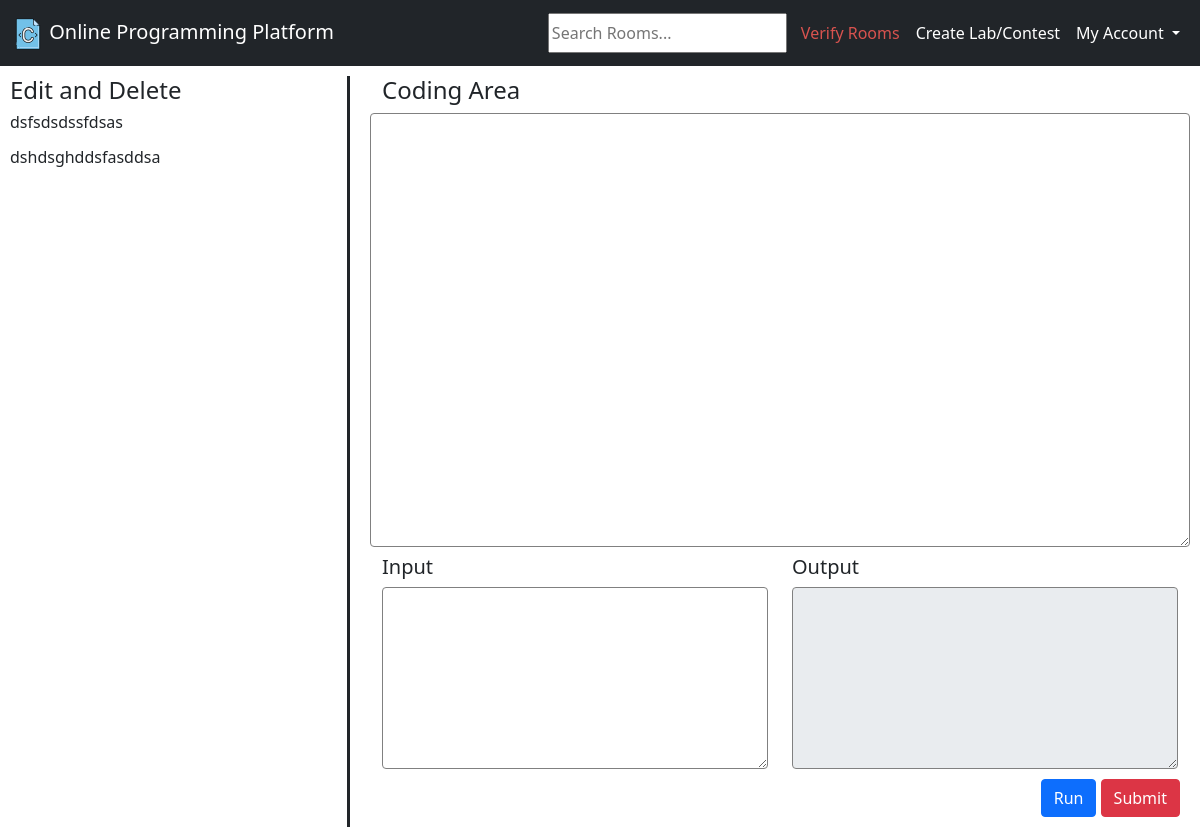
/room/4/22/ (signed in), run on an earlier commit of the app's database.
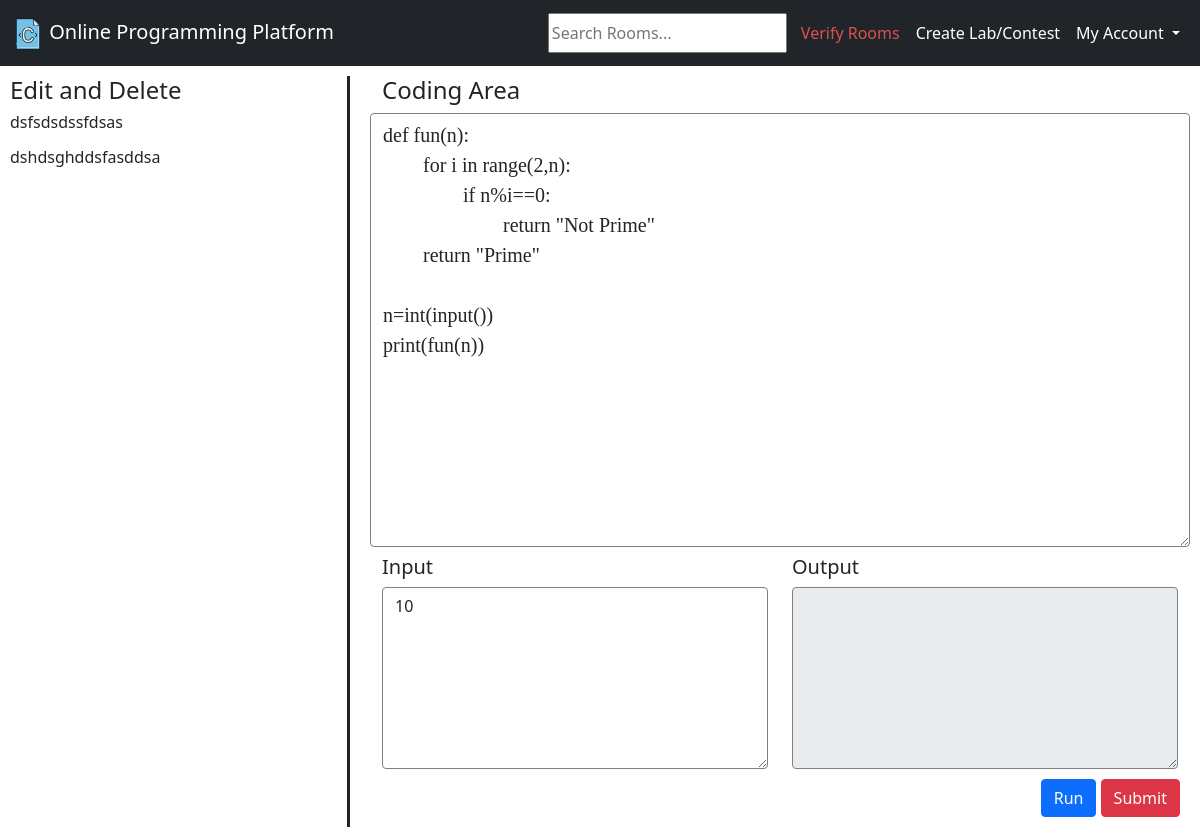
And on a later commit of the database.
### base/models.py (models this page shows, shortened)
class Solution(models.Model):
    code = models.TextField()
    user = models.ForeignKey(User, on_delete=models.SET_NULL, null=True)
    question = models.ForeignKey(Question, on_delete=models.CASCADE)
    room = models.ForeignKey(Room, on_delete=models.CASCADE)
    input = models.TextField(null=True)
    updated = models.DateTimeField(auto_now=True)
    created = models.DateTimeField(auto_now_add=True)

### compiler/views.py (the view)
# urls.py: path('room/<str:pk>/<str:pk2>/', views.question, name="question"),
def question(request, pk, pk2):
    question = Question.objects.get(id=pk2)
    submitFlag = True
    room = Room.objects.get(id=pk)
    username = request.user.get_username()
    user = User.objects.get(username=username)
    solution = Solution.objects.filter(room=room, question=question, user=user)
    sol = solution.last()
    if sol:
        code = sol.code
        input = sol.input
    else:
        code = ""
        input = ""
    output = ""
    context = {'question': question, "code": code, "input": input, "output": output, 'submitFlag': submitFlag}
    return render(request, "question.html", context)

### templates/question.html (shortened to what this page needs)
{% extends 'main.html' %}
{% block content %}
<div class="question-compiler-container">
    <div class="question-container">
        <h4>{{question.question_title}}</h4>
        <h6>{{question.question_full|linebreaks}}</h6>
        <h6>{{question.sample_test_case|linebreaks}}</h6>
    </div>
    <div class="compiler-container">
        <form method="post" action="run">
            <div class="container">
                <div class="row">
                    <div class="col">
                        <label for=""><h4>Coding Area</h4></label>
                    </div>
                    <textarea class="form-control" rows="14" name="code" id="code" style="border:1px solid grey;
                font-family: 'Lucida Console'; font-size: 20px; "
                              onkeydown="if(event.keyCode===9){var v=this.value,s=this.selectionStart,
                          e=this.selectionEnd;this.value=v.substring(0, s)+'\t'+v.substring(e);this.selectionStart=
                          this.selectionEnd=s+1;return false;}">{{code}}</textarea>
                </div>
                <div class="row" style="padding-top:8px;">
                    <div class="col">
                        <label for=""><h5>Input</h5></label>
                        <textarea class="form-control" rows="7" name="input"
                                  style="border:1px solid grey;">{{input}}</textarea>
                    </div>
                    <div class="col">
                        <label for=""><h5>Output</h5></label>
                        <textarea class="form-control" rows="7" name="output" style="border:1px solid grey;"
                                  disabled>{{output}}</textarea>
                    </div>
                </div>
            </div>
            <div class="submit_run_buttons">
                <input class="btn btn-primary" type="submit" name="run" value="Run">
                {% if submitFlag == True%}
                <input class="btn btn-danger" type="submit" name="final_submit" value="Submit">
                {%endif%}
            </div>
        </form>
    </div>
</div>
{% endblock %}

What changed in the data, as far as the page shows it:
added Solution: code "def fun(n): for i in range(2,n): if n%i==0: return \"Not Prime\" return \"Prime\" n=int(input()) print(fun(n))", input "10"
